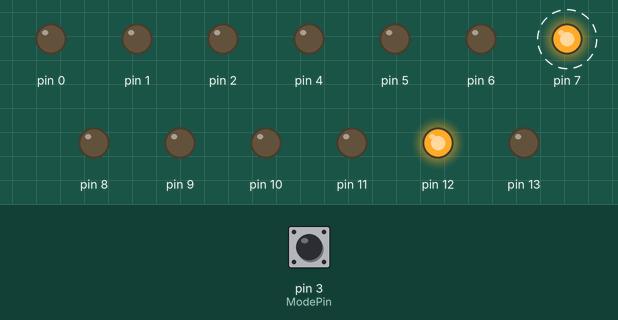
This sketch was run on a simulated Arduino Uno, built with avr-gcc and run on an emulated ATmega328P. Shown: output pins drawn as LEDs (lit = HIGH). Dashed ring = blinking. The test bench sets the inputs (shaded band); at power-on: pin 3 (ModePin) LOW.

Above: at 1.2 s.
1.3 s: pin 3 (ModePin) pulled HIGH for 0.15 s
At 3.8 s:
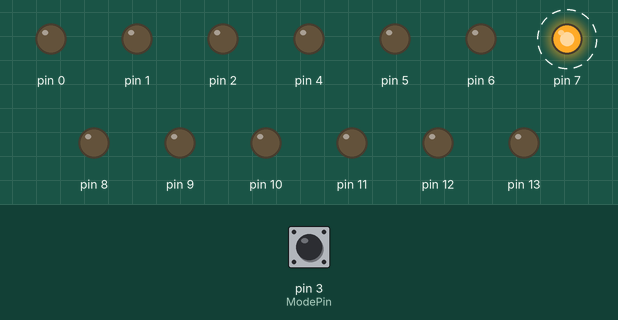
4.4 s: pin 3 (ModePin) pulled HIGH for 1 s
At 7.3 s:
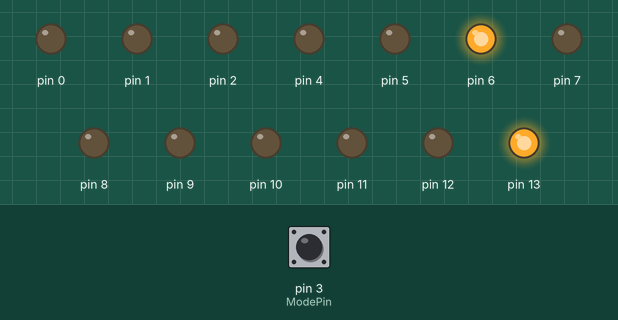
7.4 s: pin 3 (ModePin) pulled HIGH for 0.15 s
At 10.25 s:
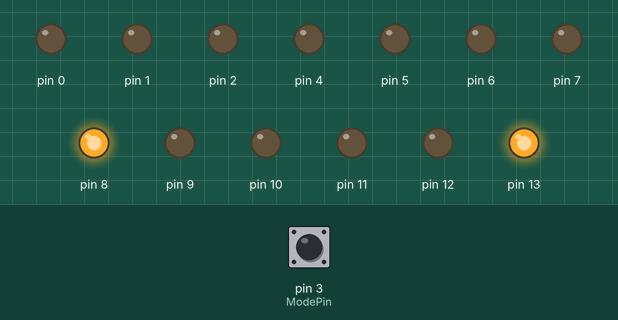
10.5 s: pin 3 (ModePin) pulled HIGH for 3.2 s
At 11.8 s:
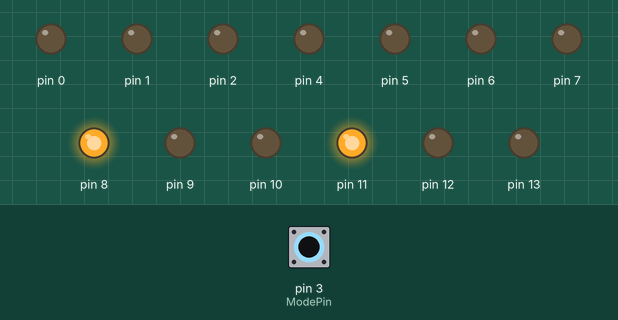
16.7 s: pin 3 (ModePin) pulled HIGH for 0.15 s
At 23.8 s:
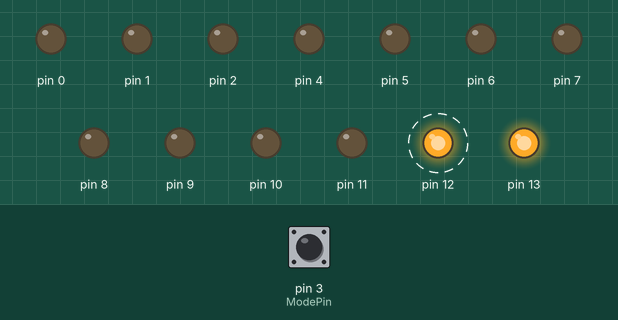
Timing chart, 0 to 26.8 s (numbered marks = the images above; inputs shaded):
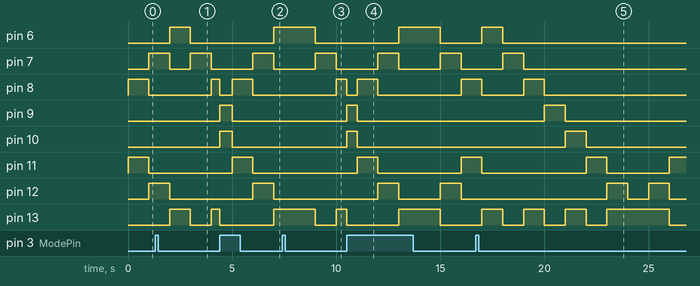

The sketch:

p1.ino
```cpp
int ModePin = 3; // External interrupt pin
bool flag = true; // holds the value to decide which pattern is displayed

// first pattern variables
bool mode1 = true; // time 0-3
byte left; // holds left 4 bits of sequence
byte right; // hold right 4 bits of sequence
byte whole; // union of right and left

// common
byte temp; // variable for intermediate steps

//second pattern variables
int counter = 0; // holds time for second pattern
byte shifted; // sequence to be displayed

void setup(){

  DDRD = B11110111; // pin 3 input, others output
  DDRB = B111111; // 8-13 output

  // initializing
  PORTD = B00000000;
  PORTB = B00000110;

  left = B00100000; //first 4
  right = B00000100; // last 4
  whole = B00000000; // left + right
  temp = B00000000; // for shifts

  shifted = B10000001;

  cli();

  // adjusting timer interrupt
  TCNT1  = 0;
  TCCR1A = 0;
  TCCR1B = 0;
  OCR1A = 15624;  // required frequency value for 1 second interrupt
  TCCR1B |= (1 << WGM12);
  TCCR1B |= (1 << CS12) | (1 << CS10);
  TIMSK1 |= (1 << OCIE1A);
  sei();
  // External interrup
  attachInterrupt(digitalPinToInterrupt(ModePin), change_mode, RISING);
}

// Timer interrupt
ISR(TIMER1_COMPA_vect){
  if(flag){ // executes first pattern
    if(mode1){ // executes time 0-3 part of the first pattern
      whole = left | right;

      temp = whole;
      temp >>= 2;

      PORTB = temp; // assigning PORTB

      temp = whole;
      temp <<= 6;

      PORTD = temp; // assigning PORTD

      if(whole == B10000001){ // checking if we reach to the end of the first part
        mode1 = false; // changing mode
        left >>= 1;
        right <<= 1;
      }

      // resetting intermediate variables
      whole = B00000000;
      temp = B00000000;

      left <<= 1;
      right >>= 1;
    }else if(!mode1){ // executes time 4-7 part of the second pattern
      whole = left | right;

      temp = whole;
      temp >>= 2;

      PORTB = temp; // assigning PORTB

      temp = whole;
      temp <<= 6;

      PORTD = temp; // assigning PORTD

      if(whole == B00011000){ // checking if we reach to the end of the first part
        mode1 = true;
        left <<= 1;
        right >>= 1;
      }

      // resetting intermediate variables
      whole = B00000000;
      temp = B00000000;

      left >>= 1;
      right <<= 1;
    }
  }else if(!flag){ // executes second pattern
    if(mode1){ // executes 0-6 time interval of second pattern
      temp = shifted;
      temp >>= 2;

      PORTB = temp; // assigning PORTB

      temp = shifted;
      temp <<= 6;

      PORTD = temp; // assigning PORTD

      if(counter % 2 == 0){ // checks if the first LED to turn on
        PORTB |= B00100000;
      }

      counter++; // incrementing counter

      if(shifted == B10000000){ // checking border
        mode1 = false; // changing mode
        shifted >>= 2;
      }
      temp = B00000000;
      shifted <<= 1;
    }else if(!mode1){ // executes 8-14 time interval of second pattern
      temp = shifted;
      temp >>= 2;

      PORTB = temp;// assigning PORTB

      temp = shifted;
      temp <<= 6;

      PORTD = temp;// assigning PORTD

      if(counter % 2 == 0){
        PORTB |= B00100000;
      }
        counter++; // incrementing counter

        if(shifted == B00000001){// checking border
          mode1 = true;// changing mode
          shifted <<= 2;
        }
        temp = B00000000;
        shifted >>= 1;
    }
  }
}

//empty loop as desired
void loop(){

}

void change_mode(){
  flag = !flag; // changing mode between first and second pattern
  // re-initializing patterns
  if(flag){
    left = B00100000;
    right = B00000100;
    whole = B00000000;
    temp = B00000000;
    mode1 = true;
    PORTD = B00000000;
    PORTB = B00000110;
  }else{
    shifted = B10000001;
    mode1 = true;
    counter = 0;
    shifted = B10000001;
  }
}
```

Measured:
- after the input at 1.3 s, pin 8: LOW → HIGH after 2.7 s; pin 12: goes on until 2.0 s, then stays LOW
- after the input at 4.4 s, pin 6: LOW → HIGH after 2.6 s; pin 7, pin 12: LOW → HIGH after 1.6 s, → LOW 1.0 s later; pin 8: HIGH → LOW after 0.00 s instead of 0.60 s; pin 11: LOW → HIGH after 0.60 s instead of 2.6 s
- after the input at 7.4 s, pin 11: stays LOW (without the input it goes to HIGH after 2.6 s); pin 12: stays LOW (without the input it goes to HIGH after 1.6 s)
- after the input at 10.5 s, pin 6: LOW → HIGH after 2.5 s, → LOW 2.0 s later; pin 7: alternates HIGH for 1.0 s and LOW for 2.0 s, starting after 1.5 s; pin 8: HIGH → LOW after 0.00 s instead of 0.50 s
- after the input at 16.7 s, pin 8: goes on until 20.0 s, then stays LOW; pin 12: alternates HIGH for 1.0 s and LOW for 1.0 s, starting after 6.3 s
